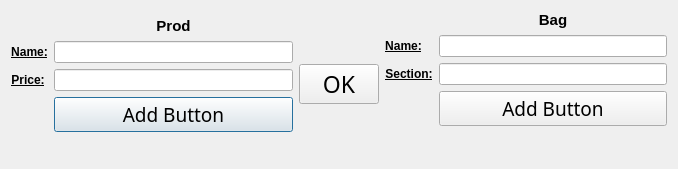
<?xml version="1.0" encoding="UTF-8"?>
<ui version="4.0">
 <class>Dialog</class>
 <widget class="QDialog" name="Dialog">
  <property name="geometry">
   <rect>
    <x>0</x>
    <y>0</y>
    <width>678</width>
    <height>169</height>
   </rect>
  </property>
  <property name="windowTitle">
   <string>Dialog</string>
  </property>
  <layout class="QHBoxLayout" name="horizontalLayout">
   <item>
    <layout class="QFormLayout" name="formLayout">
     <item row="0" column="0" colspan="2">
      <widget class="QWidget" name="widget" native="true"/>
     </item>
     <item row="1" column="1">
      <widget class="QLabel" name="fan_name">
       <property name="text">
        <string>&lt;html&gt;&lt;head/&gt;&lt;body&gt;&lt;p align=&quot;center&quot;&gt;&lt;span style=&quot; font-size:11pt; font-weight:600;&quot;&gt;Prod&lt;/span&gt;&lt;/p&gt;&lt;/body&gt;&lt;/html&gt;</string>
       </property>
      </widget>
     </item>
     <item row="2" column="0">
      <widget class="QLabel" name="label">
       <property name="text">
        <string>&lt;html&gt;&lt;head/&gt;&lt;body&gt;&lt;p align=&quot;center&quot;&gt;&lt;span style=&quot; font-size:9pt; font-weight:600; text-decoration: underline;&quot;&gt;Name:&lt;/span&gt;&lt;/p&gt;&lt;/body&gt;&lt;/html&gt;</string>
       </property>
      </widget>
     </item>
     <item row="2" column="1">
      <widget class="QLineEdit" name="fa_name_edit"/>
     </item>
     <item row="3" column="0">
      <widget class="QLabel" name="label_4">
       <property name="text">
        <string>&lt;html&gt;&lt;head/&gt;&lt;body&gt;&lt;p align=&quot;center&quot;&gt;&lt;span style=&quot; font-size:9pt; font-weight:600; text-decoration: underline;&quot;&gt;Price:&lt;/span&gt;&lt;/p&gt;&lt;/body&gt;&lt;/html&gt;</string>
       </property>
      </widget>
     </item>
     <item row="3" column="1">
      <widget class="QLineEdit" name="fan_year_edit"/>
     </item>
     <item row="4" column="1">
      <widget class="QPushButton" name="fan_add">
       <property name="font">
        <font>
         <family>Old English Text MT</family>
         <pointsize>14</pointsize>
        </font>
       </property>
       <property name="text">
        <string>Add Button</string>
       </property>
      </widget>
     </item>
    </layout>
   </item>
   <item>
    <widget class="QPushButton" name="pushButton">
     <property name="font">
      <font>
       <family>Old English Text MT</family>
       <pointsize>17</pointsize>
      </font>
     </property>
     <property name="text">
      <string>OK</string>
     </property>
    </widget>
   </item>
   <item>
    <layout class="QFormLayout" name="formLayout_2">
     <item row="0" column="1">
      <widget class="QLabel" name="label_2">
       <property name="text">
        <string>&lt;html&gt;&lt;head/&gt;&lt;body&gt;&lt;p align=&quot;center&quot;&gt;&lt;span style=&quot; font-size:11pt; font-weight:600;&quot;&gt;Bag&lt;/span&gt;&lt;/p&gt;&lt;/body&gt;&lt;/html&gt;</string>
       </property>
      </widget>
     </item>
     <item row="1" column="0">
      <widget class="QLabel" name="label_7">
       <property name="text">
        <string>&lt;html&gt;&lt;head/&gt;&lt;body&gt;&lt;p align=&quot;center&quot;&gt;&lt;span style=&quot; font-size:9pt; font-weight:600; text-decoration: underline;&quot;&gt;Name:&lt;/span&gt;&lt;/p&gt;&lt;/body&gt;&lt;/html&gt;</string>
       </property>
      </widget>
     </item>
     <item row="1" column="1">
      <widget class="QLineEdit" name="arrested_name_edit"/>
     </item>
     <item row="2" column="0">
      <widget class="QLabel" name="label_9">
       <property name="text">
        <string>&lt;html&gt;&lt;head/&gt;&lt;body&gt;&lt;p align=&quot;center&quot;&gt;&lt;span style=&quot; font-size:9pt; font-weight:600; text-decoration: underline;&quot;&gt;Section:&lt;/span&gt;&lt;/p&gt;&lt;/body&gt;&lt;/html&gt;</string>
       </property>
      </widget>
     </item>
     <item row="2" column="1">
      <widget class="QLineEdit" name="arrested_passport_edit"/>
     </item>
     <item row="3" column="1">
      <widget class="QPushButton" name="arrested_add">
       <property name="font">
        <font>
         <family>Old English Text MT</family>
         <pointsize>14</pointsize>
        </font>
       </property>
       <property name="text">
        <string>Add Button</string>
       </property>
      </widget>
     </item>
    </layout>
   </item>
  </layout>
 </widget>
 <resources/>
 <connections/>
</ui>
